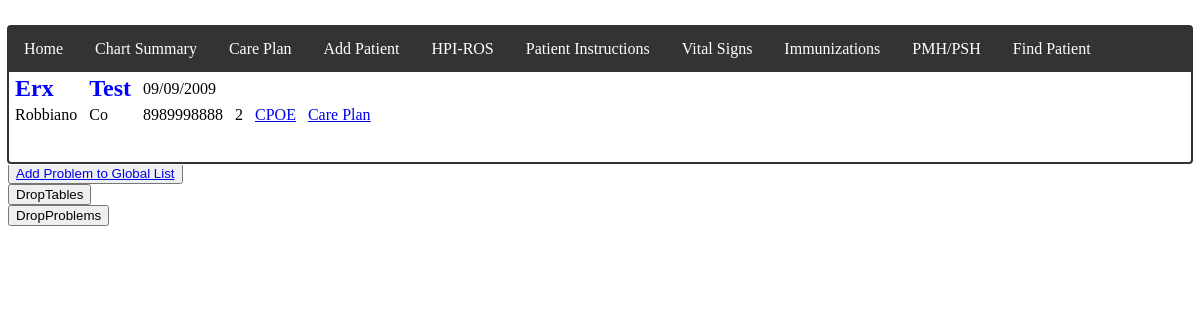
Page /home/2 on the committed database.
### main.py (models this page shows)
class Patients(db.Model):
    id = db.Column(db.Integer, primary_key=True)
    First = db.Column(db.String(40))
    Last = db.Column(db.String(100))
    DateOfBirth = db.Column(db.String(90))
    Age = db.Column(db.Integer)
    Insurance = db.Column(db.String(150))
    PrimaryProvider = db.Column(db.String(50))
    Phone = db.Column(db.String(50))

### main.py (the view)
@app.route('/home/<pid>', methods=['GET', 'POST'])
def home(pid):
    patient = Patients.query.filter_by(id=pid)
    return render_template('home.html', patient=patient)

### templates/home.html (shortened to what this page needs)
{% extends "base.html" %}
{% block content %}
<br>
<div class="banner">
    {% for pt in patient %}
    <div id="navBar1">
        <nav>
            <ul>
                <li> <a href="/home/{{ pt.id }}">Home</a></li>
                <li> <a href="/ChartSummary/{{ pt.id }}">Chart Summary</a></li>
                <li> <a href="/CarePlan/{{ pt.id }}">Care Plan</a> </li>
                <li> <a href="/AddPt">Add Patient</a></li>
                <li> <a href="/HPI">HPI-ROS</a></li>
                <li> <a href="/PtInstructions">Patient Instructions</a></li>
                <li> <a href="/VS">Vital Signs</a></li>
                <li> <a href="/Immunizations">Immunizations</a></li>
                <li> <a href="/PMHPSH">PMH/PSH</a></li>
                <li> <a href="/findPatient">Find Patient</a></li>
            </ul>
        </nav>
    </div>
    <table>
        <tr>
            <td><div class="bannerName"> {{ pt.First }} </div></td>
            <td><div class="bannerName"> {{ pt.Last }} </div></td>
            <td> {{ pt.DateOfBirth }} </td>
        </tr>
        <tr>
            <td> {{ pt.PrimaryProvider }} </td>
            <td> {{ pt.Insurance }} </td>
            <td> {{ pt.Phone }} </td>
            <td>  {{ pt.id }} </td>
            <td><a href="/CPOE/{{ pt.id }}">CPOE</a></td>
            <td><a href="/CarePlan/{{ pt.id }}">Care Plan</a></td>
        </tr>
    </table> <br> <br>
    {% endfor %}
</div>
<button id="addProblemToGlobal" name="addProblemToGlobal"><a href="/AddProblemGlobal">Add Problem to Global List</a></button>
<form action="/DropTables" method="post">
    <button type="submit" id="dropTables" name="dropTables">DropTables</button>
</form>
<form action="/DropProblems" method="post">
    <button type="submit" id="dropProblems" name="dropProblems">DropProblems</button>
</form>
{% endblock %}

### static/style.css (style rules this page uses)
body { background-image: image('/static/logo.png'); }
.banner { outline-style: auto; outline-color: #333333; }
.banner td { padding-left: 5px; padding-right: 5px; }
.banner .bannerName { color: blue; font-size: x-large; font-weight: bold; }
#navBar1 ul { list-style-type: none; margin: 0; padding: 0; overflow: hidden; background-color: #333; }
#navBar1 li { float: left; }
#navBar1 li a { display: block; color: white; text-align: center; padding: 14px 16px; text-decoration: none; }

### rows in the picture
Patients: First "Erx", Last "Test", DateOfBirth "09/09/2009", PrimaryProvider "Robbiano", Insurance "Co", Phone "8989998888", id "2"
